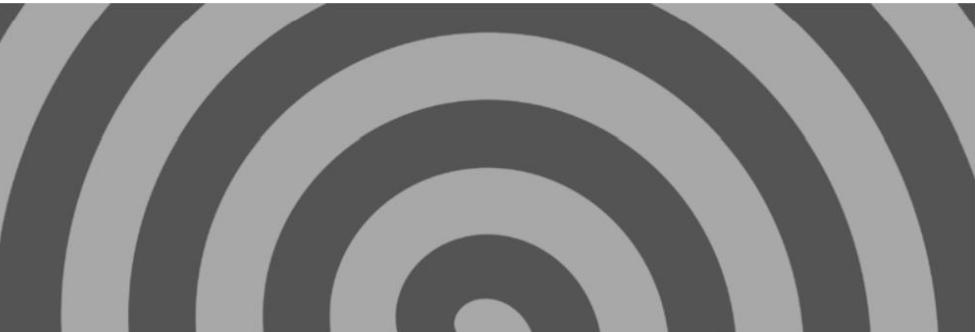
#> input picture image_processing/imgs/sharp.png, 975 x 332 px, found by its file name
$ python opencv3.py
#> lines starting #> are read from the running program, lines starting #| are printed output that depends on the picture
import numpy as np
import cv2
import matplotlib.pyplot as plt

def load_image(image_path):
#> called with image_path = 'sharp.png'
    image = cv2.imread(image_path, cv2.IMREAD_GRAYSCALE)
#> image is the input picture: shape (332, 975); min 69, max 255, mean 125.9
    return image

def save_image(image_array, output_path):
    cv2.imwrite(output_path, image_array)

def pad_image(image, pad_width, pad_height):
#> called with pad_width = 1, pad_height = 1
    return np.pad(image, ((pad_height, pad_height), (pad_width, pad_width)), mode='constant', constant_values=0)
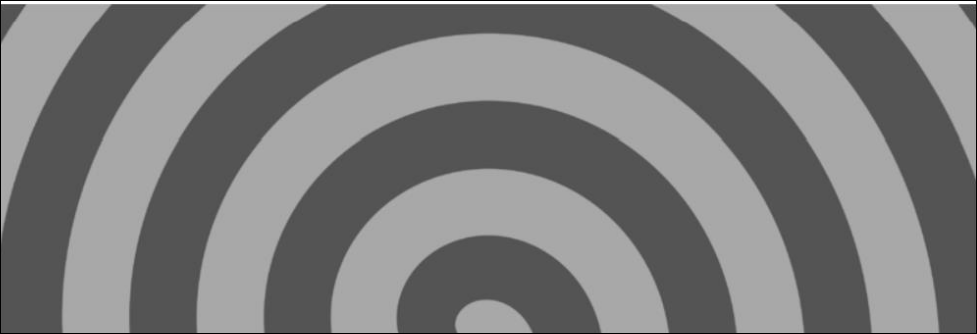
#> returned value: shape (334, 977); min 0, max 255, mean 124.9

def correlate(image, kernel):
    k_height, k_width = kernel.shape
    i_height, i_width = image.shape

    pad_height = k_height // 2
    pad_width = k_width // 2

    padded_image = pad_image(image, pad_width, pad_height)
    result = np.zeros_like(image)

    for i in range(i_height):
        for j in range(i_width):
            region = padded_image[i:i+k_height, j:j+k_width]
            result[i, j] = np.sum(region * kernel)
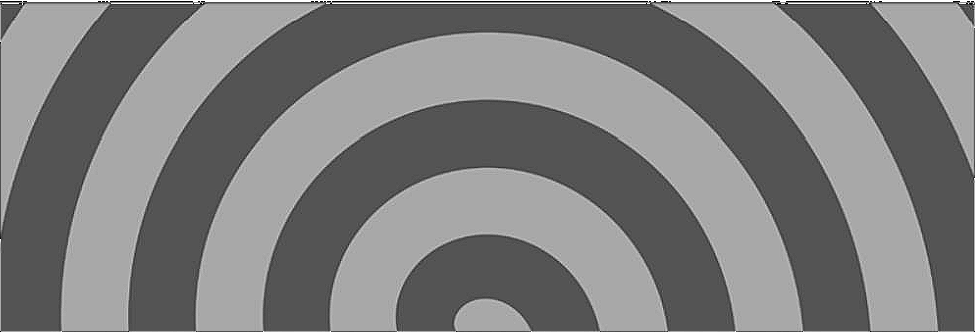
#> result: shape (332, 975); min 0, max 255, mean 125

    return result

def create_impulse_image(size, impulse_position):
    image = np.zeros(size, dtype=np.float32)
    image[impulse_position] = 1.0
    return image


# -------------------------------------------------------
image_path = 'sharp.png'
image = load_image(image_path)
kernel = np.array([
        [ 0, -1,  0],
        [-1,  5, -1],
        [ 0, -1,  0]
])
# kernel = np.array([
#     [-1/9, -1/9, -1/9],
#     [-1/9, 2-1/9, -1/9],
#     [-1/9, -1/9, -1/9]
# ])
result = correlate(image, kernel)
result = np.clip(result, 0, 255).astype(np.uint8)
# cv2.imshow('org', image)
# cv2.imshow('corr', result)


# -------------------------------------------------------
image_size = (9, 9)
impulse_position = (4, 4)
impulse_image = create_impulse_image(image_size, impulse_position)

# Define the arbitrary filter F
# filter_kernel = np.array([
#     [1, 2, 3],
#     [4, 5, 6],
#     [7, 8, 9]
# ], dtype=np.float32)

filter_kernel = np.array([
    [9, 8, 3],
    [6, 5, 6],
    [3, 8, 9]
], dtype=np.float32)
# Perform correlation
result = correlate(impulse_image, filter_kernel)

# Display the impulse image and the result
plt.figure(figsize=(10, 5))

plt.subplot(1, 2, 1)
plt.title('Impulse Image (I)')
plt.imshow(impulse_image, cmap='gray')
plt.colorbar()

plt.subplot(1, 2, 2)
plt.title('Resulting Image (G)')
plt.imshow(result, cmap='gray')
plt.colorbar()

# plt.show()


# -------------------------------------------------------
image_path = 'smoth.png'
image = load_image(image_path)
#> call 2 of load_image, with image_path = 'smoth.png'
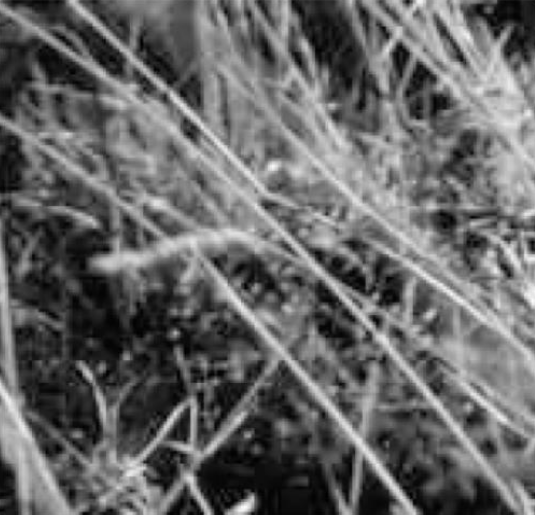
#> input picture image_processing/imgs/smoth.png, 535 x 515 px, found by its file name
#> in load_image, image is the input picture: shape (515, 535); min 0, max 252, mean 101.8
kernel = np.array([
        [0,   0, 0],
        [0, 255, 0],
        [0,   0, 0]
])

result = correlate(image, kernel)
#> call 3 of pad_image, with pad_width = 1, pad_height = 1
#> in pad_image (call 3), `return np.pad(image, ((pad_height, pad_height), (pad_width, pad_width)..`:
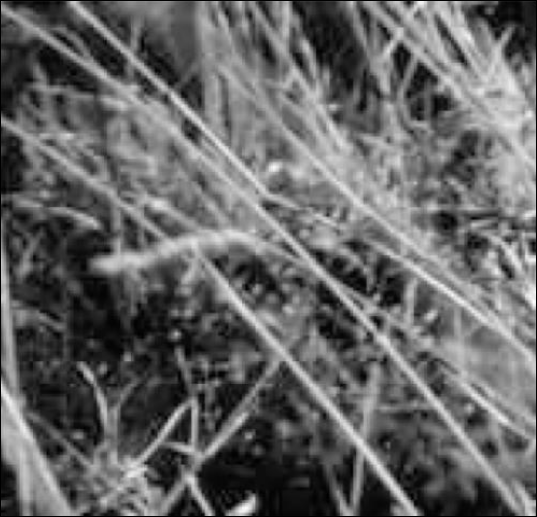
#> returned value: shape (517, 537); min 0, max 252, mean 101
#> after the loop in correlate (call 3), `for i in range(i_height):`:
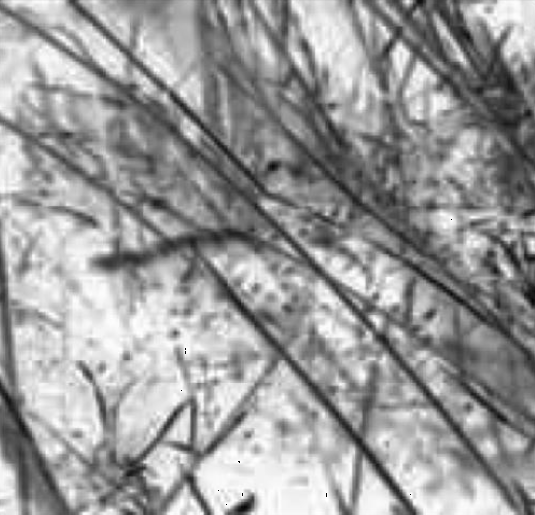
#> result: shape (515, 535); min 0, max 255, mean 154.2
result = np.clip(result, 0, 255).astype(np.uint8)
# cv2.imshow('org', image)
# cv2.imshow('corr', result)

# -------------------------------------------------------
image_path = 'sharp.png'
image = load_image(image_path)
kernel = (1/16) * np.array([
        [1, 2, 1],
        [2, 4, 2],
        [1, 2, 1]
])

result = correlate(image, kernel)
result = np.clip(result, 0, 255).astype(np.uint8)
cv2.imshow('org', image)
cv2.imshow('corr', result)


cv2.waitKey(0)
cv2.destroyAllWindows()
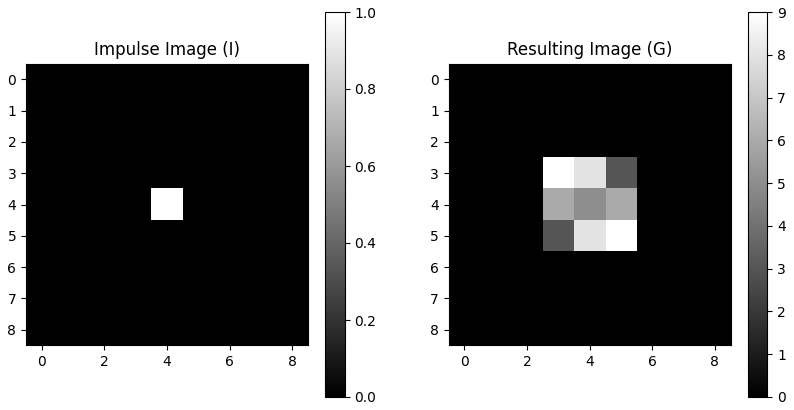
#> figure drawn by matplotlib, 4 panels
